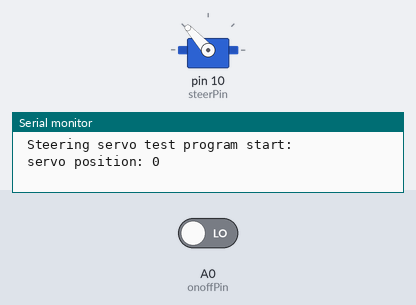
The sketch below on a simulated Arduino Uno, built with avr-gcc and run on an emulated ATmega328P. Shown: servo, the last lines printed to the serial monitor. The inputs (shaded band) are chosen by the test bench; at power-on: A0 (onoffPin) LOW.

Above: at 2.0 s.
2.1 s: A0 (onoffPin) driven HIGH
At 2.9 s:
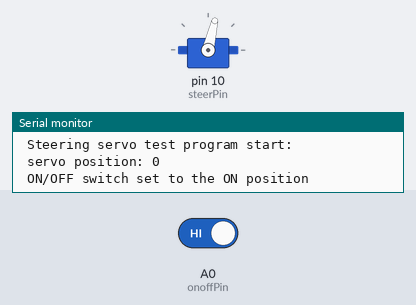
At 4.0 s:
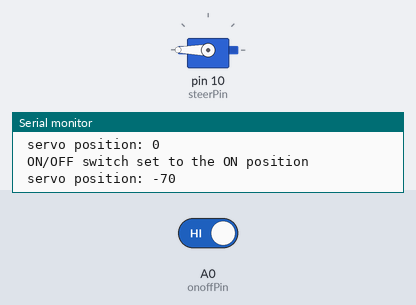
Timing chart, 0 to 24.6 s (numbered marks = the images above; inputs shaded):
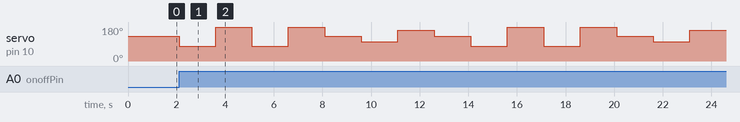

The sketch:

1-wheel_steering_servo_test02.ino
```cpp
// 1-wheel steering servo test 01
// This code is designed for the 3D printed one-wheeled robot that
//  uses an HC-SR04 Ultrasonic Sensor on the front 'servo steered' axle
//
// The servo is connected to the servo 1 port on the Arduino UNO

#include <Servo.h>


int steerPin = 10;  // this is Servo 1 on the motor shield
Servo steerServo;

int steerCentre = 132;  // set this 'offset' to be dead ahead setting (or adjust servo horn mounting)

int onoffPin = A0;       // ON/OFF slider switch connected to the A0 pin and is HIGH when ON

void setup()
{
  Serial.begin(9600);

  pinMode(onoffPin, INPUT);    // ON/OFF pin set as INPUT

  steerServo.attach(steerPin, 1000, 2000);   // configures pin,min,max ie can only be 9 or 10 on early basic boards
                                             // min = pulse width for the min (0-degree) angle (default is 544)
                                             // max = pulse width for the max (180-degree) angle (default is 2400)
  steer(0);

  bool onoffprint = true;

  Serial.println(" Steering servo test program start: ");

  Serial.println(" servo position: 0 ");

}

void loop()
{
  // run the test cycle continuously if the ON/OFF switch is in the ON position
  bool onoffprint;
  if (digitalRead(onoffPin)) {
    Serial.println(" ON/OFF switch set to the ON position ");
    onoffprint = true;
    runTests();
  }
  else {
    if (onoffprint) {
      // Serial.println(onoffprint);
      Serial.println(" ON/OFF switch set to the OFF position ");
      onoffprint = false;
      // Serial.println(onoffprint);
    }
  }
}


void runTests()
{

  steer(-70);
  Serial.println(" servo position: -70 ");
  delay(700);

  steer(70);
  Serial.println(" servo position: +70 ");
  delay(700);

  steer(-55);
  Serial.println(" servo position: -55 ");
  delay(700);

  steer(55);
  Serial.println(" servo position: +55 ");
  delay(700);

  steer(0);
  Serial.println(" servo position: 0 ");
  delay(700);

  steer(-30);
  Serial.println(" servo position: -30 ");
  delay(700);

  steer(30);
  Serial.println(" servo position: +30 ");
  delay(700);

  steer(0);
  Serial.println(" servo position: 0 ");
  delay(700);

}

void steer(int angle)
{
  if (angle < -55) { angle = -55; }       // set a minimum relative angle that the wheels can turn to
  if (angle > +55) { angle = +55; }       // set a maximum relative angle that the wheels can turn to
  steerServo.write(steerCentre + angle);  // set the servo angle relative to the 'steerCentre' offset
  delay(800); // wait for servo to get there
}
```

Measured:
- after the input at 2.1 s, servo on pin 10 (steerPin): 132° → 77° at once, → 180° 1.5 s later, → 77° 1.5 s later, → 180° 1.5 s later, … (15 changes in this stretch)
